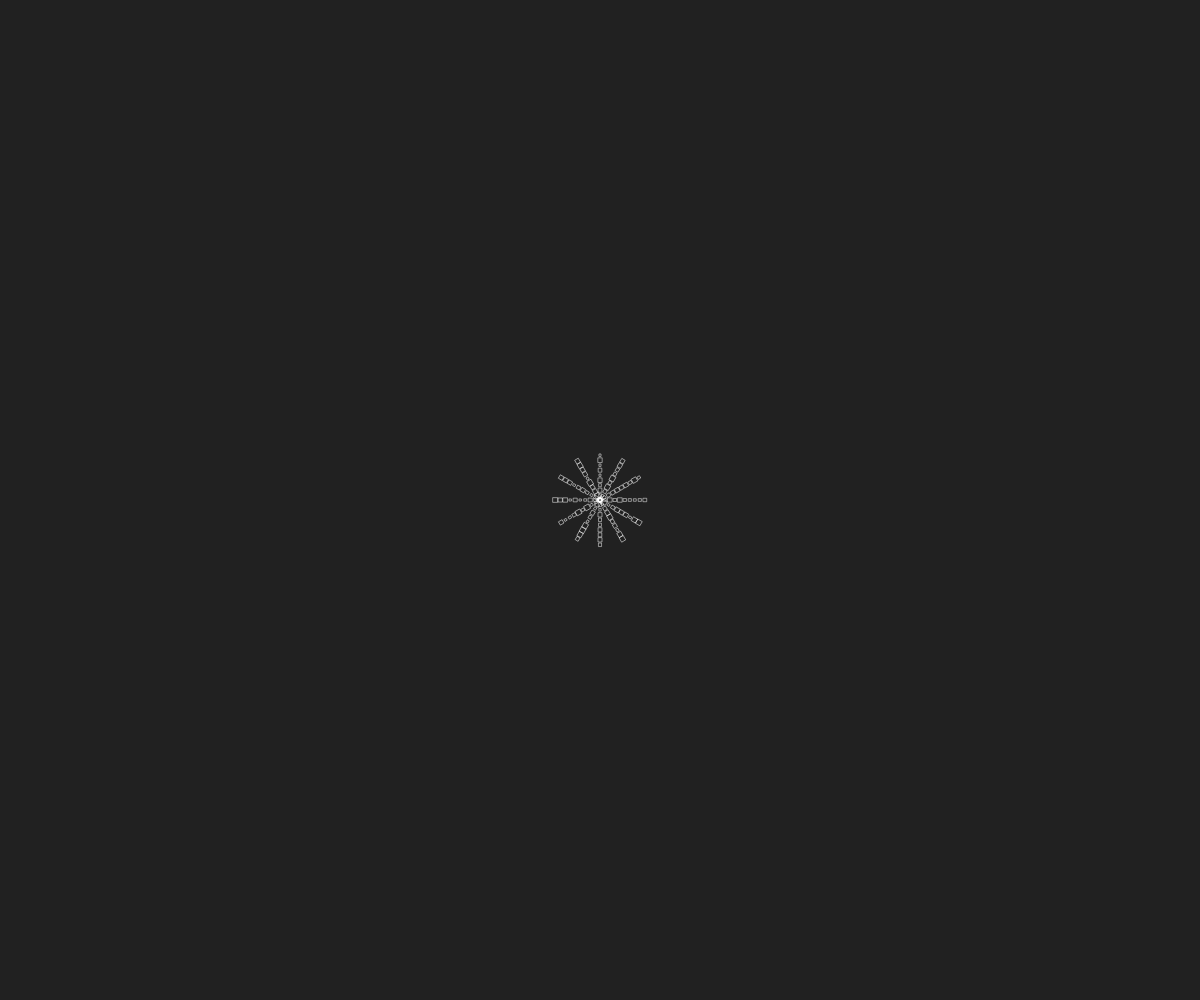
Frame 1 (no input)
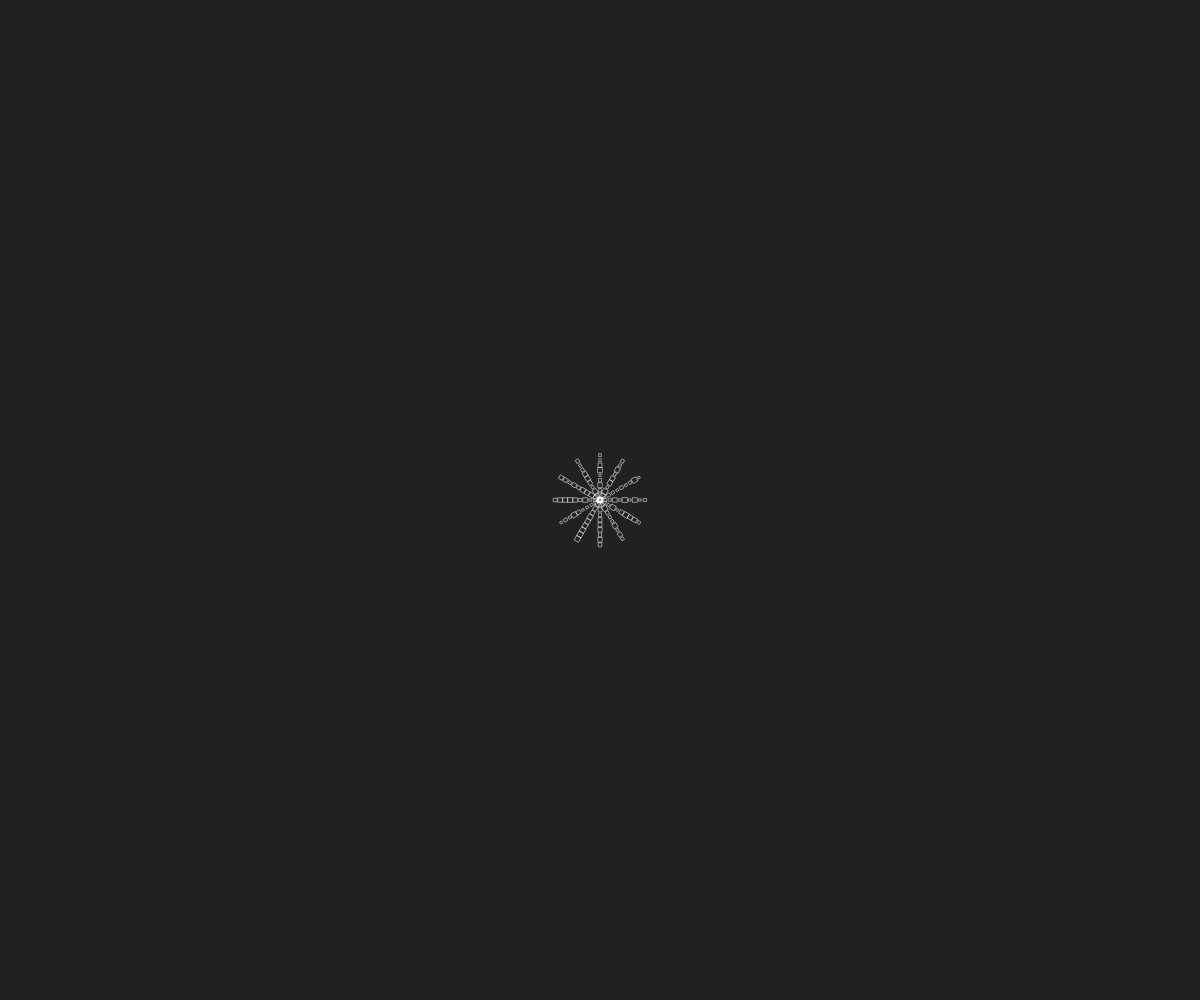
Frame 2 (the mouse pressed at the canvas centre, redrawn once)

The p5.js sketch that drew these frames (run headless with seeded random() and noise() and a simulated clock; the mouse was pressed at the canvas centre and the sketch redrawn once):

// p5.js sketch
// ── sketch.js
"use strict";
//==========
// p5.js

let colors = ["#386641", "#6A994E", "#A7C957", "#F2E8CF", "#BC4749"];
let cX, cY, radius;

function setup(){
	createCanvas(windowWidth, windowHeight);
	angleMode(DEGREES);
	rectMode(CENTER);
	noLoop();
	noFill();
	stroke(255);
	strokeWeight(0.5);

	cX = width / 2;
	cY = height / 2;
	radius = 10;
}

function draw(){
	background(33);

	let size = 5;
	for(let i=0; i<360; i+=30){
		push();
		translate(cX, cY);
		console.log(i);
		rotate(i);
		for(let j=0; j<10; j++){
			let x = size * j;
			let y = 0;
			let s = random(2, 5);
			square(x, y, s);
		}
		pop();
	}
}
